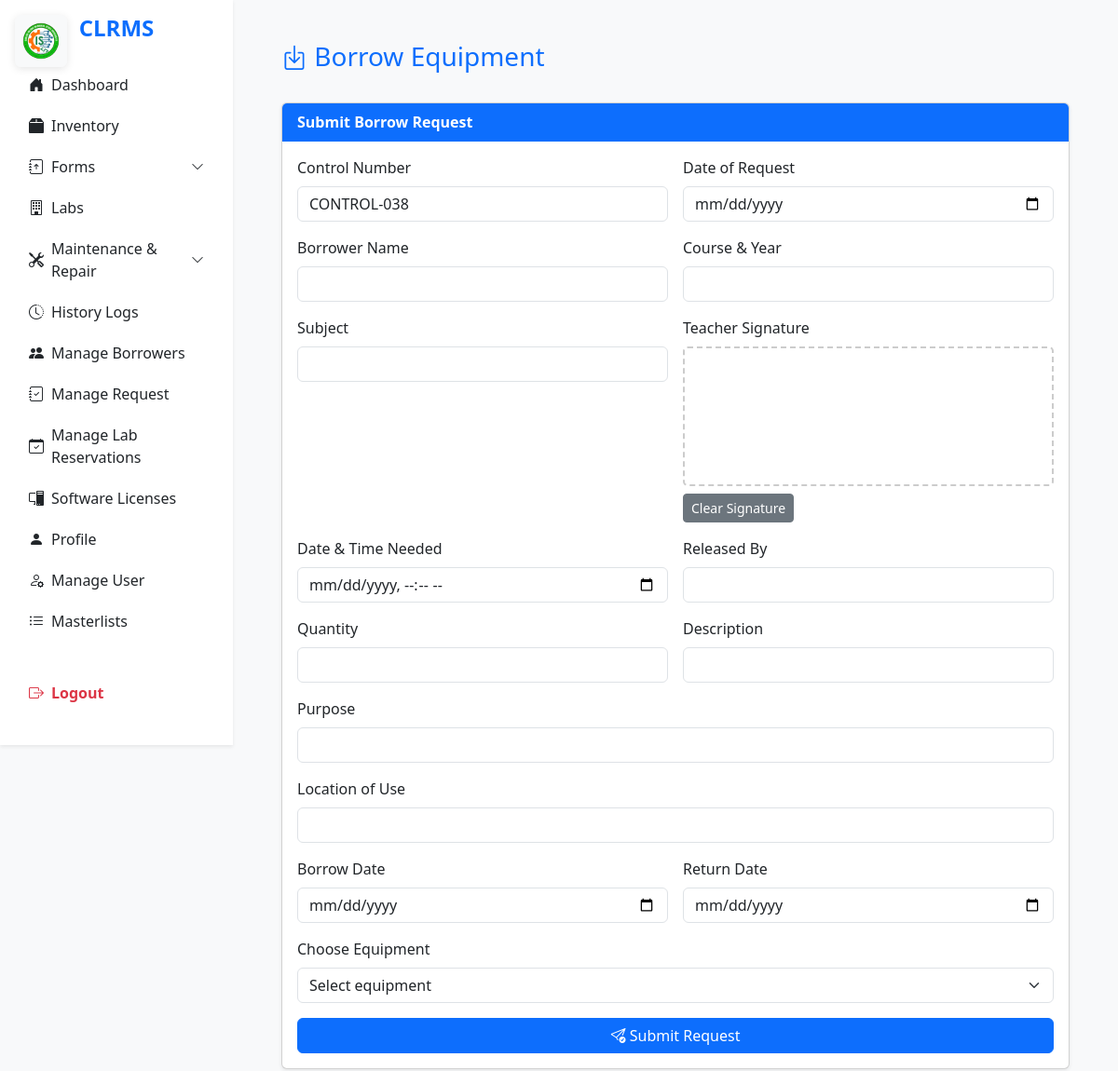
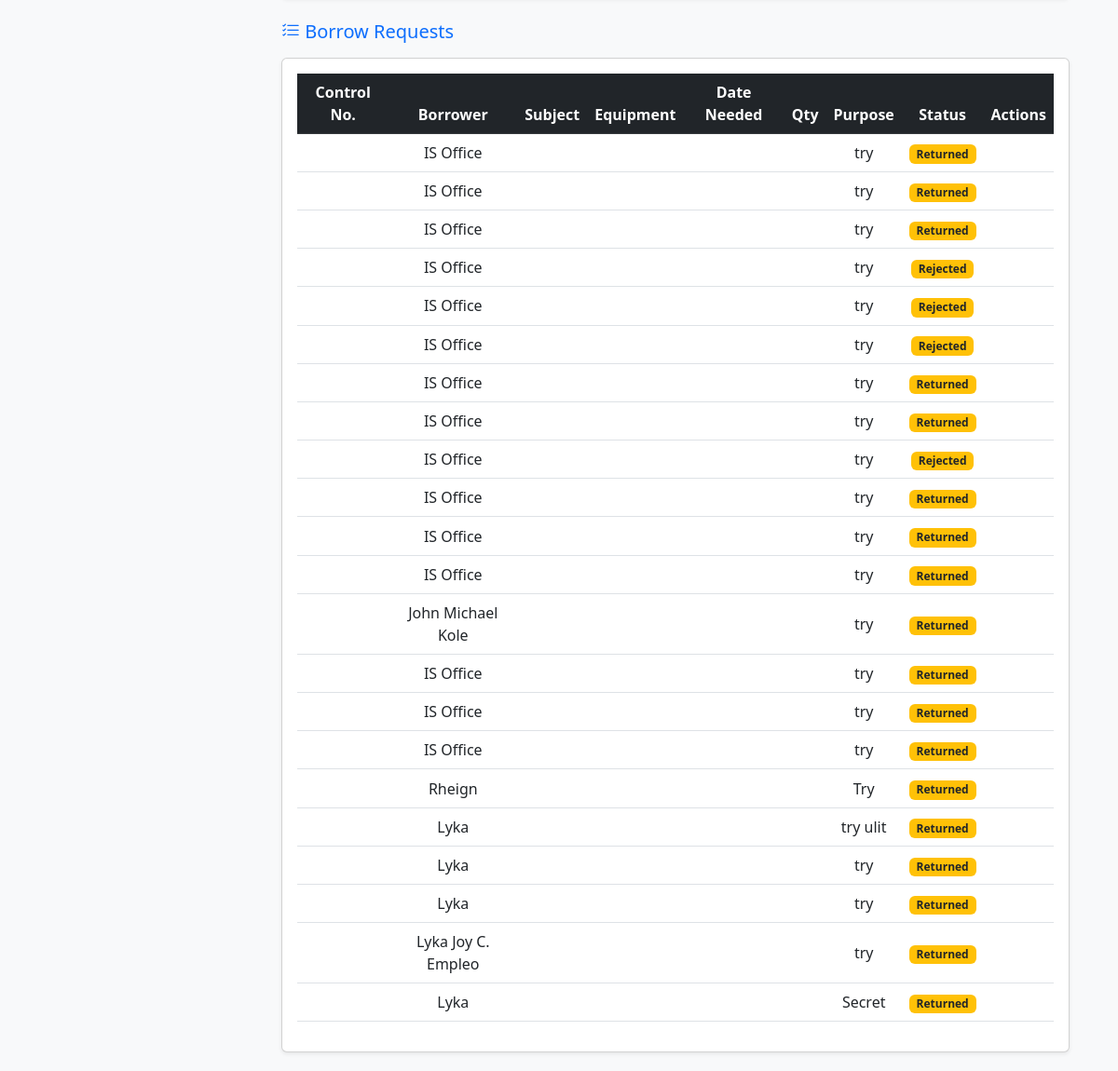
The app's page /pages/borrow.php (signed in) with its own data (2 pictures, top to bottom).
### tables this page shows
CREATE TABLE `borrow_requests` (
  `id` int(11) NOT NULL,
  `control_number` int(11) NOT NULL,
  `date_requested` datetime NOT NULL,
  `borrow_start` datetime NOT NULL DEFAULT '1970-01-01 00:00:00',
  `borrow_end` datetime NOT NULL DEFAULT '1970-01-01 00:00:00',
  `borrower_name` varchar(100) NOT NULL COMMENT 'Name entered on the slip, not necessarily the user account name',
  `borrower_email` varchar(255) DEFAULT NULL,
  `course_year` varchar(50) DEFAULT NULL,
  `subject` varchar(100) DEFAULT NULL,
  `signature_image` varchar(255) DEFAULT NULL,
  `datetime_needed` datetime DEFAULT NULL,
  `released_by` varchar(100) DEFAULT NULL,
  `id_picture` varchar(255) DEFAULT NULL,
  `tracking_code` varchar(20) DEFAULT NULL,
  `quantity` int(11) DEFAULT NULL,
  `description` text DEFAULT NULL,
  `user_id` int(11) DEFAULT NULL,
  `purpose` varchar(255) NOT NULL,
  `location_of_use` varchar(255) NOT NULL,
  `return_date` datetime DEFAULT NULL,
  `status` enum('Pending','Approved','Rejected','Returned') DEFAULT 'Pending',
  `remarks` text DEFAULT NULL,
  `updated_at` datetime DEFAULT NULL
);

### classes/BorrowRequest.php (called while the page is built, shortened)
<?php
require_once 'Database.php';
require_once 'BaseModel.php';
class BorrowRequest extends BaseModel {
    public function __construct() {
        $database = new Database();
    }
    public function getAllBorrowRequests() {
        $sql = "SELECT br.id, br.borrower_name AS borrower_name, br.borrower_email, br.date_requested, br.status, br.remarks, br.return_date,
                       br.purpose, br.location_of_use, br.borrow_start, br.borrow_end, br.id_picture, br.released_by,
                       COALESCE(GROUP_CONCAT(e.name SEPARATOR ', '), 'N/A') AS equipment_names,
                       COALESCE(GROUP_CONCAT(bri.quantity SEPARATOR ', '), 'N/A') AS quantities
                FROM borrow_requests br
                LEFT JOIN users u ON br.user_id = u.id
                LEFT JOIN borrow_request_items bri ON br.id = bri.request_id
                LEFT JOIN equipment e ON bri.equipment_id = e.id
                GROUP BY br.id, br.borrower_name, br.borrower_email, br.date_requested, br.status, br.remarks, br.return_date, br.purpose, br.location_of_use, br.borrow_start, br.borrow_end, br.id_picture, br.released_by
                ORDER BY br.date_requested DESC, br.id DESC";
        $stmt = $this->conn->prepare($sql);
        $stmt->execute();
        $results = $stmt->fetchAll(PDO::FETCH_ASSOC);
        return $results;
    }
    public function getLastBorrowRequest() {
        $stmt = $this->conn->query("SELECT MAX(id) AS last_id FROM borrow_requests");
        return $stmt->fetch(PDO::FETCH_ASSOC);
    }
}

### classes/Database.php (called while the page is built, shortened)
<?php
class Database {
    private $host = DB_HOST;
    private $db_name = DB_NAME;
    private $username = DB_USER;
    private $password = DB_PASS;
    private $conn;
    public function getConnection() {
        if ($this->conn === null) {
            try {
                $this->conn = new PDO(
                    "mysql:host={$this->host};dbname={$this->db_name}",
                    $this->username,
                    $this->password
                );
                $this->conn->setAttribute(PDO::ATTR_ERRMODE, PDO::ERRMODE_EXCEPTION);
                $this->conn->exec("SET NAMES utf8mb4");
            } catch (PDOException $exception) {
                error_log('[Database Error] ' . $exception->getMessage(), 3, __DIR__ . '/../logs/error.log');
                die('A database error occurred. Please try again later.');
            }
        }
        return $this->conn;
    }
}
?>

### classes/BaseModel.php (called while the page is built, shortened)
<?php
abstract class BaseModel {
    public function __construct($conn, $table_name) {
        $this->conn = $conn;
    }
}

### pages/borrow.php (the view, shortened to what this page needs)
<?php
require_once '../classes/BorrowRequest.php';
$borrowObj = new BorrowRequest();
$lastRequest = $borrowObj->getLastBorrowRequest();
$lastId = $lastRequest['last_id'] ?? 0;
$controlNumber = "CONTROL-" . str_pad($lastId + 1, 3, "0", STR_PAD_LEFT);
$borrowRequests = ($_SESSION['role'] === 'Lab Admin' || $_SESSION['role'] === 'Student Assistant')
    ? $borrowObj->getAllBorrowRequests()
    : $borrowObj->getUserBorrowRequests($_SESSION['user_id']);
?>
<!DOCTYPE html>
<html lang="en">
<head>
    <link href="https://cdn.jsdelivr.net/npm/bootstrap@5.3.0/dist/css/bootstrap.min.css" rel="stylesheet">
    <link href="../assets/css/style.css" rel="stylesheet">
    <link href="https://cdn.jsdelivr.net/npm/bootstrap-icons@1.10.5/font/bootstrap-icons.css" rel="stylesheet">
</head>
<body class="bg-light">
<main class="main-content">
    <div class="container-fluid px-4 mt-4">
        <div class="d-flex align-items-center justify-content-between mb-4">
            <h1 class="h3 text-primary"><i class="bi bi-box-arrow-in-down"></i> Borrow Equipment</h1>
        </div>
        <div class="card shadow-sm mb-4">
            <div class="card-header bg-primary text-white">
                <strong>Submit Borrow Request</strong>
            </div>
            <div class="card-body">
                <form method="POST" onsubmit="captureSignature()">
                    <div class="row g-3">
                        <div class="col-md-6">
                            <label class="form-label">Control Number</label>
                            <input type="text" name="control_number" class="form-control" value="<?= $controlNumber ?>" readonly>
                        </div>
                        <div class="col-md-6">
                            <label class="form-label">Date of Request</label>
                            <input type="date" name="date_requested" class="form-control" required>
                        </div>
                        <div class="col-md-6">
                            <label class="form-label">Borrower Name</label>
                            <input type="text" name="borrower_name" class="form-control" required>
                        </div>
                        <div class="col-md-6">
                            <label class="form-label">Course & Year</label>
                            <input type="text" name="course_year" class="form-control" required>
                        </div>
                        <div class="col-md-6">
                            <label class="form-label">Subject</label>
                            <input type="text" name="subject" class="form-control" required>
                        </div>
                        <div class="col-md-6">
                            <label class="form-label">Teacher Signature</label>
                            <div id="signature-pad"></div>
                            <button type="button" class="btn btn-sm btn-secondary mt-2" onclick="clearSignature()">Clear Signature</button>
                        </div>
                        <div class="col-md-6">
                            <label class="form-label">Date & Time Needed</label>
                            <input type="datetime-local" name="datetime_needed" class="form-control" required>
                        </div>
                        <div class="col-md-6">
                            <label class="form-label">Released By</label>
                            <input type="text" name="released_by" class="form-control" required>
                        </div>
                        <div class="col-md-6">
                            <label class="form-label">Quantity</label>
                            <input type="number" name="quantity" class="form-control" required>
                        </div>
                        <div class="col-md-6">
                            <label class="form-label">Description</label>
                            <input type="text" name="description" class="form-control" required>
                        </div>
                        <div class="col-md-12">
                            <label class="form-label">Purpose</label>
                            <input type="text" name="purpose" class="form-control" required>
                        </div>
                        <div class="col-md-12">
                            <label class="form-label">Location of Use</label>
                            <input type="text" name="location" class="form-control" required>
                        </div>
                        <div class="col-md-6">
                            <label class="form-label">Borrow Date</label>
                            <input type="date" name="borrow_date" class="form-control" required>
                        </div>
                        <div class="col-md-6">
                            <label class="form-label">Return Date</label>
                            <input type="date" name="return_date" class="form-control" required>
                        </div>
                        <div class="col-md-12">
                            <label class="form-label">Choose Equipment</label>
                            <select name="equipment_id" class="form-select" required>
                                <option value="" disabled selected>Select equipment</option>
                            </select>
                        </div>
                        <div class="col-12">
                            <button type="submit" class="btn btn-primary w-100">
                                <i class="bi bi-send-check"></i> Submit Request
                            </button>
                        </div>
                    </div>
                </form>
            </div>
        </div>
        <h2 class="h5 text-primary mb-3"><i class="bi bi-list-check"></i> Borrow Requests</h2>
        <div class="card shadow-sm">
            <div class="card-body table-responsive">
                <table class="table table-hover align-middle text-center">
                    <thead class="table-dark">
                    <tr>
                        <th>Control No.</th>
                        <th>Borrower</th>
                        <th>Subject</th>
                        <th>Equipment</th>
                        <th>Date Needed</th>
                        <th>Qty</th>
                        <th>Purpose</th>
                        <th>Status</th>
                        <th>Actions</th>
                    </tr>
                    </thead>
                    <tbody>
                    <?php foreach ($borrowRequests as $req): ?>
                        <tr>
                            <td><?= htmlspecialchars($req['control_number']) ?></td>
                            <td><?= htmlspecialchars($req['borrower_name']) ?></td>
                            <td><?= htmlspecialchars($req['subject']) ?></td>
                            <td><?= htmlspecialchars($req['equipment_name']) ?></td>
                            <td><?= htmlspecialchars($req['datetime_needed']) ?></td>
                            <td><?= htmlspecialchars($req['quantity']) ?></td>
                            <td><?= htmlspecialchars($req['purpose']) ?></td>
                            <td>
                                <?php
                                $statusClass = match ($req['status']) {
                                    'Approved' => 'success',
                                    'Denied' => 'danger',
                                    default => 'warning text-dark'
                                };
                                ?>
                                <span class="badge bg-<?= $statusClass ?>"><?= htmlspecialchars($req['status']) ?></span>
                            </td>
                            <td>
                            </td>
                        </tr>
                    <?php endforeach; ?>
                    </tbody>
                </table>
            </div>
        </div>
    </div>
</main>
<script>
    const canvas = document.createElement('canvas');
    document.getElementById('signature-pad').appendChild(canvas);
    canvas.width = document.getElementById('signature-pad').offsetWidth;
    canvas.height = 150;
    const signaturePad = new SignaturePad(canvas);
    function captureSignature() {
        if (!signaturePad.isEmpty()) {
            document.getElementById('teacher_signature').value = signaturePad.toDataURL();
        }
    }
    function clearSignature() {
        signaturePad.clear();
    }
</script>
</body>
</html>

### assets/css/style.css (style rules this page uses)
body { background-color: #f8f9fa; font-family: 'Segoe UI', Tahoma, Geneva, Verdana, sans-serif; }
.main, .main-content { margin-left: 250px; padding: 20px; transition: margin-left 0.3s ease; }
.container-fluid.px-4 { padding-left: 2rem !important; padding-right: 2rem !important; }
.btn-primary, .bg-primary { background-color: #0d6efd !important; border-color: #0d6efd !important; }

### pages/borrow.php (style rules this page uses)
#signature-pad { border: 2px dashed #ccc; border-radius: 5px; height: 150px; background: #fff; }

### includes/sidebar_content.php (style rules this page uses)
@media (min-width: 992px) { .main-content, .main { margin-left: 250px; transition: margin-left 0.3s cubic-bezier(.4,0,.2,1); } }

### records on screen
borrow_requests: borrower_name "IS Office", purpose "try", status "Returned"
borrow_requests: borrower_name "IS Office", purpose "try", status "Returned"
borrow_requests: borrower_name "IS Office", purpose "try", status "Returned"
borrow_requests: borrower_name "IS Office", purpose "try", status "Rejected"
borrow_requests: borrower_name "IS Office", purpose "try", status "Rejected"
borrow_requests: borrower_name "IS Office", purpose "try", status "Rejected"
borrow_requests: borrower_name "IS Office", purpose "try", status "Returned"
borrow_requests: borrower_name "IS Office", purpose "try", status "Returned"
borrow_requests: borrower_name "IS Office", purpose "try", status "Rejected"
borrow_requests: borrower_name "IS Office", purpose "try", status "Returned"
borrow_requests: borrower_name "IS Office", purpose "try", status "Returned"
borrow_requests: borrower_name "IS Office", purpose "try", status "Returned"
borrow_requests: borrower_name "John Michael Kole", purpose "try", status "Returned"
borrow_requests: borrower_name "IS Office", purpose "try", status "Returned"
borrow_requests: borrower_name "IS Office", purpose "try", status "Returned"
borrow_requests: borrower_name "IS Office", purpose "try", status "Returned"
borrow_requests: borrower_name "Rheign", purpose "Try", status "Returned"
borrow_requests: borrower_name "Lyka", purpose "try ulit", status "Returned"
borrow_requests: borrower_name "Lyka", purpose "try", status "Returned"
borrow_requests: borrower_name "Lyka", purpose "try", status "Returned"
borrow_requests: borrower_name "Lyka Joy C. Empleo", purpose "try", status "Returned"
borrow_requests: borrower_name "Lyka", purpose "Secret", status "Returned"
